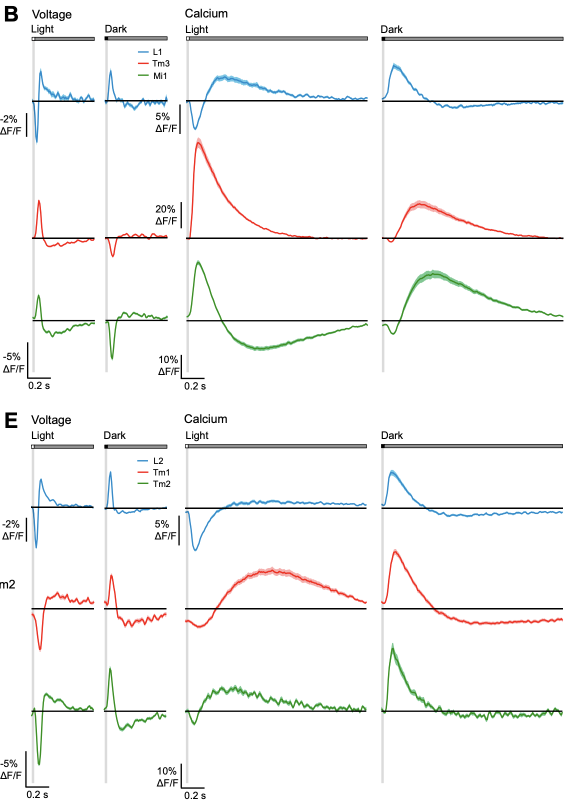
#> input picture figure_digitization/yang/s5be.png, 1136 x 1602 px (shown at 1/2 size)
$ python s5be.py
#> lines starting #> are read from the running program, lines starting #| are printed output that depends on the picture; after the words box and inside, x2 and y2 are one past the last pixel; in counts of white or black regions, pixels touching at a corner belong together
"""Digitize Yang et al. 2016 Figure S5 panels B/E (ON/OFF voltage & calcium) from s5be.png.

Crop layout (see paper.txt Figure S5 caption):

  B (ON):  L1, Tm3, Mi1
  E (OFF): L2, Tm1, Tm2

Each row × Voltage/Calcium × Light/Dark mean ΔF/F (±SEM wash ignored).
t=0 is the left edge of each column (flash onset); column x-ranges use the
full ink extent so the rising flank is not cropped.

Scale bars measured on s5be.png:
  0.2 s → 46 px
  Voltage  −2% (L1/L2) → 47 px;  −5% (others) → 35 px
  Calcium   5% (L1/L2) → 59 px;  20% (Tm3/Tm1) → 52 px;  10% (Mi1/Tm2) → 48 px

Run:  ../.venv/bin/python s5be.py
"""

from __future__ import annotations

import colorsys
from pathlib import Path

import matplotlib

matplotlib.use("Agg")
import matplotlib.pyplot as plt
import numpy as np
import pandas as pd
from PIL import Image

HERE = Path(__file__).resolve().parent
DEFAULT_IMAGE = HERE / "s5be.png"
FIGURE = "s5be"
OUT_STEM = HERE / f"{FIGURE}_digitized"

PX_PER_S = 46 / 0.2

# cell → (hue_lo, hue_hi), voltage %/px denom, calcium %/px denom, baseline_y, y_top, y_bot
# px_per_pct = bar_px / bar_pct
CELLS = {
    "L1":  dict(panel="B", hue=(0.54, 0.62), v_pct=2.0, v_px=47, ca_pct=5.0, ca_px=59,
                y_base=202, y_top=102, y_bot=288),
    "Tm3": dict(panel="B", hue=(0.00, 0.05), v_pct=5.0, v_px=35, ca_pct=20.0, ca_px=52,
                y_base=476, y_top=280, y_bot=514),
    "Mi1": dict(panel="B", hue=(0.28, 0.36), v_pct=5.0, v_px=35, ca_pct=10.0, ca_px=48,
                y_base=640, y_top=524, y_bot=718),
    "L2":  dict(panel="E", hue=(0.54, 0.62), v_pct=2.0, v_px=47, ca_pct=5.0, ca_px=59,
                y_base=1014, y_top=920, y_bot=1102),
    "Tm1": dict(panel="E", hue=(0.00, 0.05), v_pct=5.0, v_px=35, ca_pct=20.0, ca_px=52,
                y_base=1217, y_top=1100, y_bot=1302),
    "Tm2": dict(panel="E", hue=(0.28, 0.36), v_pct=5.0, v_px=35, ca_pct=10.0, ca_px=48,
                y_base=1422, y_top=1300, y_bot=1529),
}

# (modality, stimulus, x0, x1); t=0 at column left = flash onset.
# Full ink extents (old x0 cut the rising flank).
COLUMNS = [
    ("voltage", "light", 64, 190),
    ("voltage", "dark", 209, 336),
    ("calcium", "light", 372, 736),
    ("calcium", "dark", 763, 1127),
]

SAT_MIN = 0.22

# L1/L2 voltage-dark only: panel legend (blue "L1"/"L2" swatch) sits above the
# traces and steals max-sat → square pulse. Ignore ink above these y cuts.
VOLTAGE_DARK_LEGEND_CUT = {"L1": 130, "L2": 950}


def _hue(rgb: np.ndarray, y: int, x: int) -> float:
    return colorsys.rgb_to_hsv(*(rgb[y, x] / 255.0))[0]


def color_mask(rgb: np.ndarray, hue: tuple[float, float]) -> tuple[np.ndarray, np.ndarray]:
    hlo, hhi = hue
    mx = rgb.max(2)
    mn = rgb.min(2)
    sat = (mx - mn) / (mx + 1e-6)
    ys, xs = np.where((sat >= SAT_MIN) & (mx >= 30) & (mx <= 245))
    out = np.zeros(rgb.shape[:2], dtype=bool)
    for y, x in zip(ys, xs):
        hh = _hue(rgb, y, x)
        if hlo <= hh < hhi or (hlo == 0.0 and hh >= 0.95):
            out[y, x] = True
    return out, sat


def extract_trace(
    mask: np.ndarray,
    sat: np.ndarray,
    y_top: int,
    y_bot: int,
    y_base: int,
    x0: int,
    x1: int,
    px_per_pct: float,
) -> list[tuple[float, float]]:
    """Mean line = highest-saturation pixel per x (skip SEM wash)."""
    pts = []
    for x in range(x0, x1):
        ys = np.where(mask[y_top:y_bot, x])[0] + y_top
        if not len(ys):
            continue
        y = float(ys[np.argmax(sat[ys, x])])
        pts.append(((x - x0) / PX_PER_S, (y_base - y) / px_per_pct))
    return pts


def extract_trace_l1_l2_voltage_dark(
    mask: np.ndarray,
    sat: np.ndarray,
    y_top: int,
    y_bot: int,
    y_base: int,
    x0: int,
    x1: int,
    px_per_pct: float,
    legend_cut: int,
) -> list[tuple[float, float]]:
    """L1/L2 voltage-dark only: drop legend swatch ink above legend_cut."""
    pts = []
    for x in range(x0, x1):
        ys = np.where(mask[y_top:y_bot, x])[0] + y_top
        ys = ys[ys >= legend_cut]
        if not len(ys):
            continue
        y = float(ys[np.argmax(sat[ys, x])])
        pts.append(((x - x0) / PX_PER_S, (y_base - y) / px_per_pct))
    return pts


def digitize(img: np.ndarray) -> pd.DataFrame:
    rgb = img.astype(np.float64)
    rows: list[dict] = []
    masks = {c: color_mask(rgb, meta["hue"]) for c, meta in CELLS.items()}
    for cell, meta in CELLS.items():
        mask, sat = masks[cell]
        for modality, stimulus, x0, x1 in COLUMNS:
            if modality == "voltage":
                px_per_pct = meta["v_px"] / meta["v_pct"]
            else:
                px_per_pct = meta["ca_px"] / meta["ca_pct"]
            if (
                cell in VOLTAGE_DARK_LEGEND_CUT
                and modality == "voltage"
                and stimulus == "dark"
            ):
                pts = extract_trace_l1_l2_voltage_dark(
                    mask,
                    sat,
                    meta["y_top"],
                    meta["y_bot"],
                    meta["y_base"],
                    x0,
                    x1,
                    px_per_pct,
                    VOLTAGE_DARK_LEGEND_CUT[cell],
                )
            else:
                pts = extract_trace(
                    mask,
                    sat,
                    meta["y_top"],
                    meta["y_bot"],
                    meta["y_base"],
                    x0,
                    x1,
                    px_per_pct,
                )
            for t, dff in pts:
                rows.append(
                    dict(
                        panel=meta["panel"],
                        cell=cell,
                        modality=modality,
                        stimulus=stimulus,
                        time_s=t,
                        dff_percent=dff,
                    )
                )
    return pd.DataFrame(rows)


def plot_check(df: pd.DataFrame, path: Path) -> None:
    order_b = ["L1", "Tm3", "Mi1"]
    order_e = ["L2", "Tm1", "Tm2"]
    colors = {
        "L1": "#2a5db0", "L2": "#2a5db0",
        "Tm3": "#d62728", "Tm1": "#d62728",
        "Mi1": "#2ca02c", "Tm2": "#2ca02c",
    }
    fig, axes = plt.subplots(6, 4, figsize=(12, 14), sharex=False)
    for r, cell in enumerate(order_b + order_e):
        for c, (modality, stimulus, _, _) in enumerate(COLUMNS):
            ax = axes[r, c]
            tr = df[
                (df.cell == cell)
                & (df.modality == modality)
                & (df.stimulus == stimulus)
            ].sort_values("time_s")
            if not tr.empty:
                ax.plot(tr.time_s, tr.dff_percent, color=colors[cell], lw=1.0)
            ax.axhline(0, color="0.75", lw=0.5)
            ax.axvline(0, color="0.75", lw=0.5)
            if r == 0:
                ax.set_title(f"{modality}\n{stimulus}", fontsize=8)
            if c == 0:
                ax.set_ylabel(f"{cell}\nΔF/F %", fontsize=8)
            if r == 5:
                ax.set_xlabel("time (s)", fontsize=8)
    fig.suptitle("Yang 2016 Fig. S5 B/E (digitized)", y=0.995)
    fig.tight_layout()
    fig.savefig(path, dpi=130)
    plt.close(fig)


def main() -> int:
    img = np.array(Image.open(DEFAULT_IMAGE).convert("RGB"))
    df = digitize(img)
#> in color_mask, `mx = rgb.max(2)`:
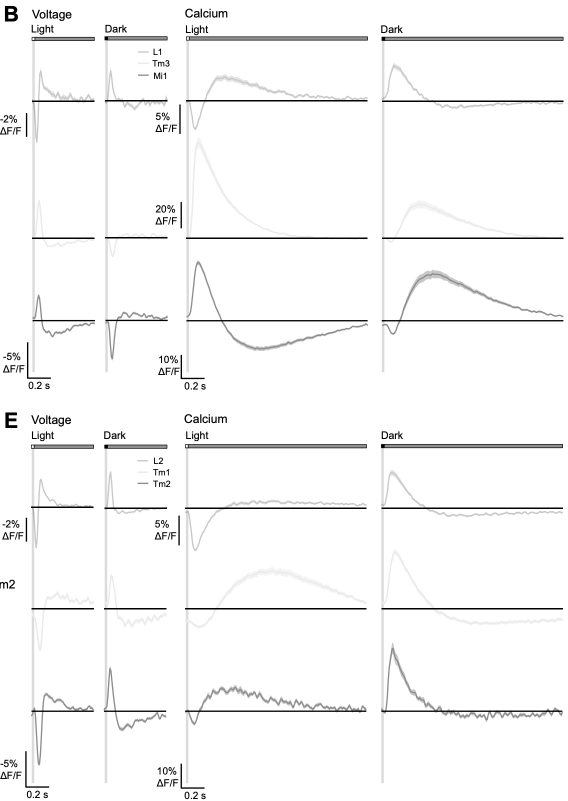
#> mx: shape (1602, 1136) float64 (shown at 1/2 size); min 0, max 255, mean 247.7
#> in color_mask, `mn = rgb.min(2)`:
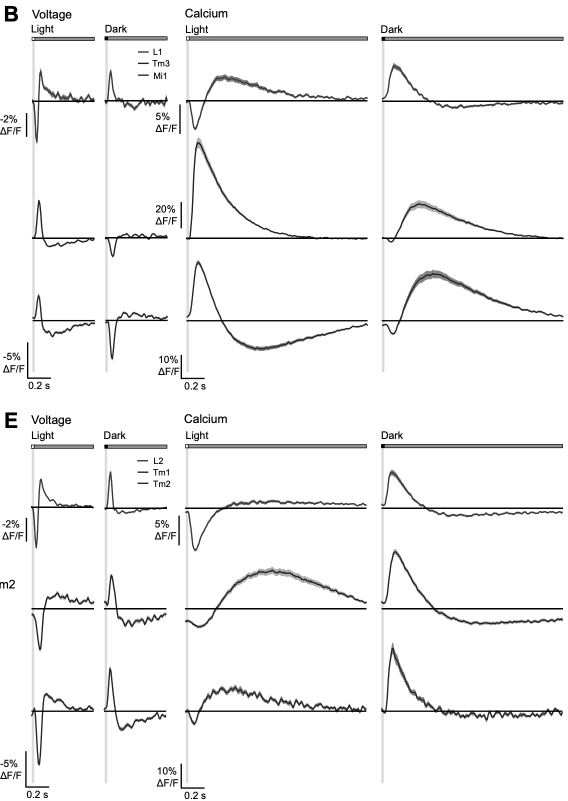
#> mn: shape (1602, 1136) float64 (shown at 1/2 size); min 0, max 255, mean 244.9
#> in color_mask, `sat = (mx - mn) / (mx + 1e-6)`:
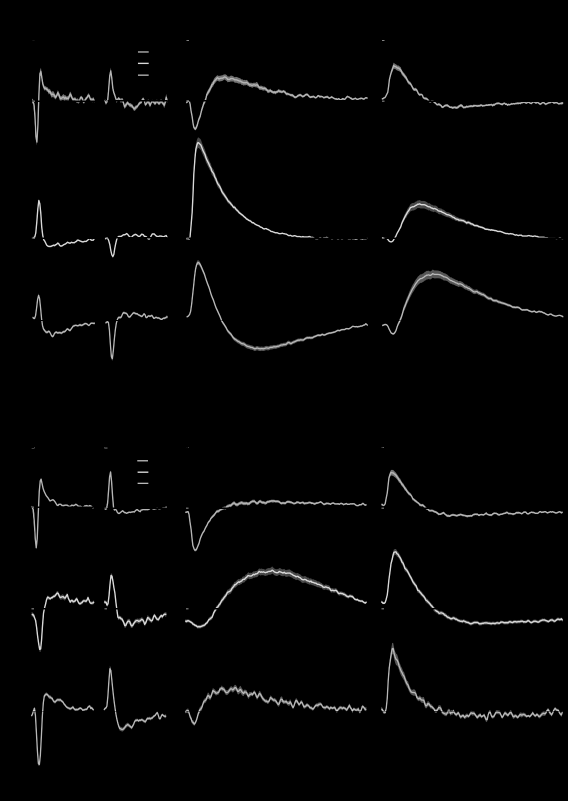
#> sat: shape (1602, 1136) float64 (shown at 1/2 size); min 0, max 1, mean 0.0144
#> the loop in color_mask, `for y, x in zip(ys, xs):` made 43310 passes
#> (y, x, hh) on passes 1 to 3: (102, 276, 0.562), (102, 277, 0.562), (102, 278, 0.562)
#> after the loop in color_mask, `for y, x in zip(ys, xs):`:
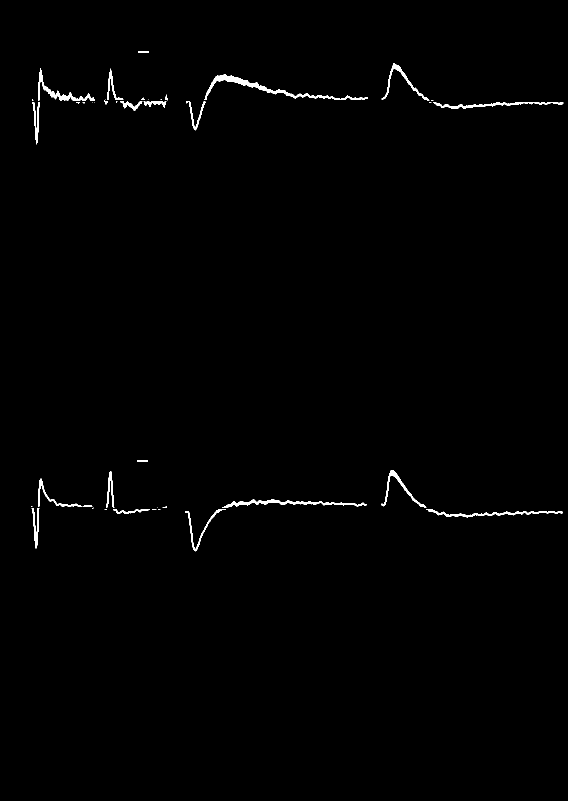
#> out: shape (1602, 1136) bool (shown at 1/2 size); 0.7% white; 41 white regions (18 under 20 px), largest, box (x1, y1, x2, y2) and area: (409, 149, 736, 200) 2179, (444, 999, 733, 1015) 1369, (76, 136, 190, 201) 1089
#> call 2 of color_mask, with hue = (0, 0.05)
#> in color_mask (call 2), `hlo, hhi = hue`: hlo = 0; hhi = 0.05
#> the loop in color_mask (call 2), `for y, x in zip(ys, xs):` made 43310 passes
#> after the loop in color_mask (call 2), `for y, x in zip(ys, xs):`:
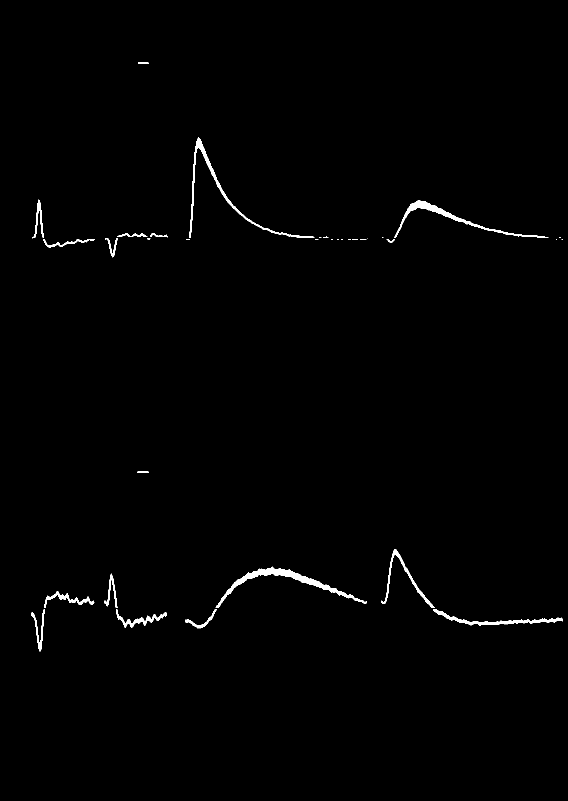
#> out: shape (1602, 1136) bool (shown at 1/2 size); 0.8% white; 35 white regions (17 under 20 px), largest, box (x1, y1, x2, y2) and area: (431, 1133, 734, 1216) 3072, (378, 275, 629, 475) 2160, (788, 401, 1097, 475) 2141
#> call 3 of color_mask, with hue = (0.28, 0.36)
#> in color_mask (call 3), `hlo, hhi = hue`: hlo = 0.28; hhi = 0.36
#> the loop in color_mask (call 3), `for y, x in zip(ys, xs):` made 43310 passes
#> after the loop in color_mask (call 3), `for y, x in zip(ys, xs):`:
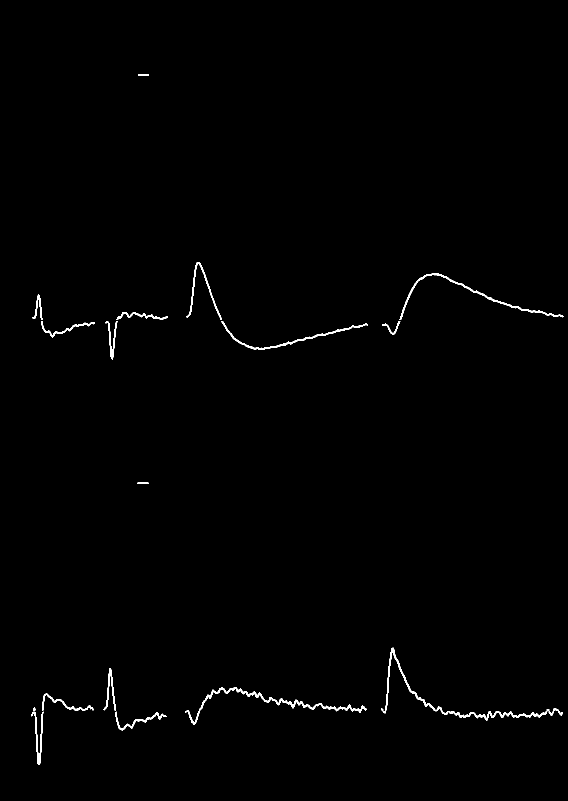
#> out: shape (1602, 1136) bool (shown at 1/2 size); 0.64% white; 30 white regions (7 under 20 px), largest, box (x1, y1, x2, y2) and area: (398, 1374, 733, 1421) 1744, (799, 546, 1127, 640) 1379, (442, 642, 736, 699) 1117
#> in digitize, `masks = {c: color_mask(rgb, meta["hue"]) for c, meta in CELLS.items()}`: masks = 6 items
#> after the loop in digitize, `for cell, meta in CELLS.items():`: rows = 5778 items
#> df = table of 5778 rows and 6 columns
    csv_path = OUT_STEM.with_suffix(".csv")
    png_path = OUT_STEM.with_suffix(".png")
    df.to_csv(csv_path, index=False)
    plot_check(df, png_path)
#> in plot_check, `fig.savefig(path, dpi=130)`:
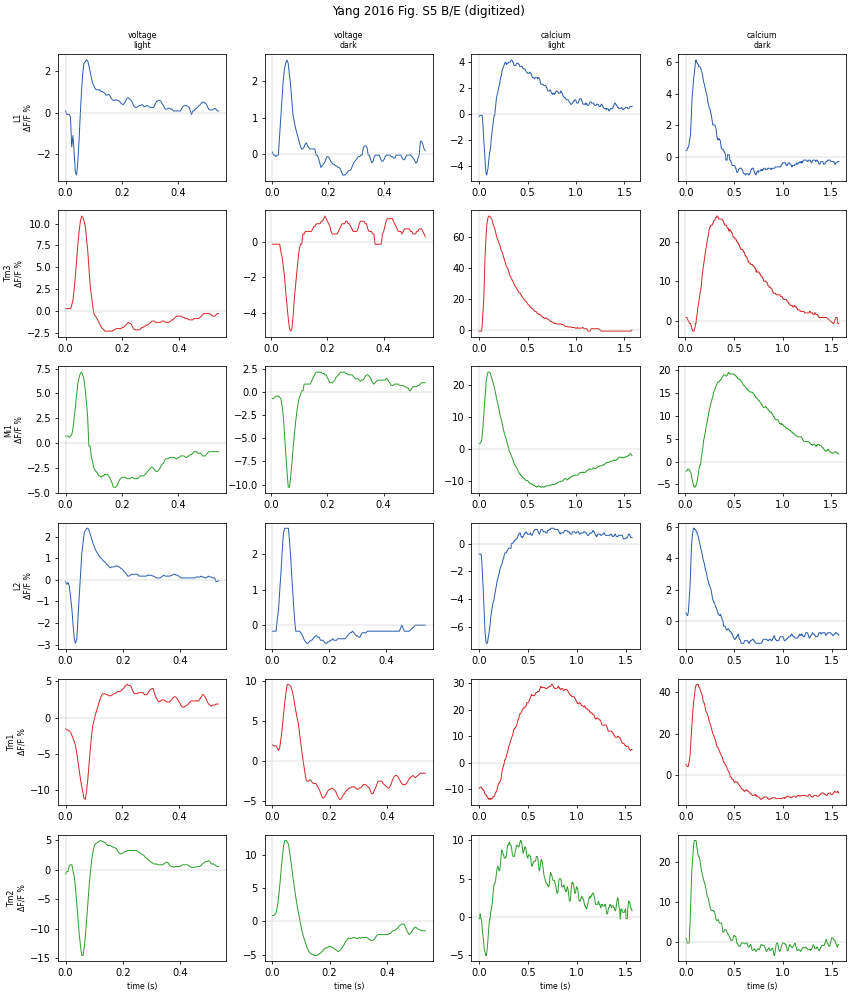
#> figure drawn by matplotlib, 24 panels; panel 1: curve peaks at x = 0.0739, y = 2.55; panel 2: curve peaks at x = 0.0522, y = 2.6; panel 3: curve peaks at x = 0.33, y = 4.15; panel 4: curve peaks at x = 0.104, y = 6.1
    print(f"wrote {csv_path}  ({len(df)} rows, {df.cell.nunique()} cells)")
#| wrote figure_digitization/yang/s5be_digitized.csv  (5778 rows, 6 cells)
    print(f"wrote {png_path}")
    return 0


if __name__ == "__main__":
    raise SystemExit(main())
#> (the program exits here)
